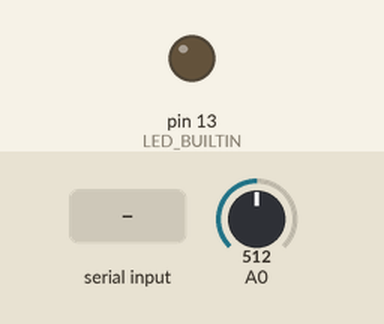
Recording of a sketch running on a simulated Arduino Uno, built with avr-gcc and run on an emulated ATmega328P. Shown: output pins drawn as LEDs (lit = HIGH). The test bench sets the inputs (shaded band); at power-on: A0 = 512. What the sketch prints to the serial monitor is not drawn.

Above: at 1.2 s.
1.3 s: "start\n" received over Serial
At 2.4 s:
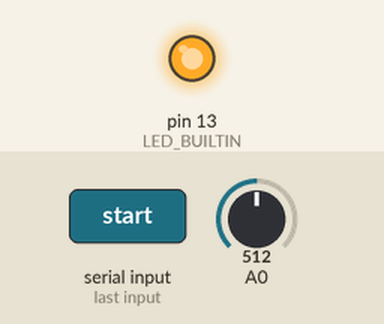
7.0 s: "stop\n" received over Serial
At 7.9 s:
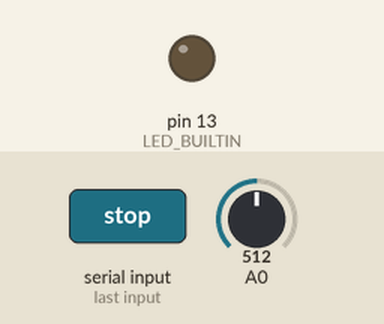
Timing chart, 0 to 9.5 s (numbered marks = the images above; inputs shaded):
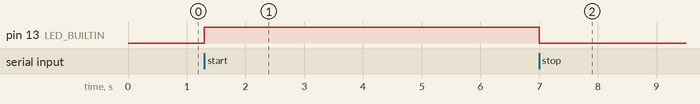

The sketch:

sensor.ino
```cpp
#include <CircularBuffer.h>

const int DEFAULT_RATE = 1;
const int SAMPLE_SIZE = 8; // SEQ (2) + TIME (4) + LIGHT (2) + CRC (1)
const int BUFFER_SIZE = 1152;
const int COMMAND_PARAM_MAX = 4;
const char COMMAND_PARAM_SEP = ',';
const char COMMAND_END = '\n';

CircularBuffer<byte, BUFFER_SIZE> buffer;
unsigned long interval = 0;
unsigned long utime = 0;
String command = "";
String params[COMMAND_PARAM_MAX];
int current_param = -1;
unsigned int seq = 0;
bool led = false;
bool streaming = false;

void setup() {
  Serial.begin(115200);
  cmd_rate(DEFAULT_RATE);
  pinMode(LED_BUILTIN, OUTPUT);
  Serial.print("ready\n");
}

void loop() {

  // Receive commands from the serial input
  receive();

  // Push data from buffer to the serial output
  send();

  // Run at the defined rate
  if (tick() && streaming) {

    if (buffer.available() < SAMPLE_SIZE) {
      // Buffer is saturated
      led_off();

    } else {
      // Read data from analog port
      unsigned int a0 = analogRead(A0);
      // Push sample to buffer
      push(seq);
      push(utime);
      push(a0);
      push((byte) 0); // Dummy CRC
    }
  }
}

void cmd_rate(int rate) {
  interval = 1e6 / rate;
}

void cmd_start() {
  buffer.clear();
  seq = 65535;
  led_on();
  streaming = true;
}

void cmd_stop() {
  streaming = false;
  led_off();
}

void cmd_ping() {
  Serial.write(micros());
}

void led_on() {
  if (!led) {
    digitalWrite(LED_BUILTIN, HIGH);
    led = true;
  }
}

void led_off() {
  if (led) {
    digitalWrite(LED_BUILTIN, LOW);
    led = false;
  }
}

void exec() {
  if (command == "rate") {
    cmd_rate(params[0].toInt());
  } else if (command == "start") {
    cmd_start();
  } else if (command == "stop") {
    cmd_stop();
  } else if (command == "ping") {
    cmd_ping();
  }
}

bool tick() {
  // TODO: overflow after 70 minutes
  unsigned long now = micros();
  if (now - utime >= interval) {
    utime = now;
    seq ++;
    return true;
  }
  return false;
}

void receive() {
  while (Serial.available()) {
    char c = (char)Serial.read();
    switch (c) {
      case COMMAND_PARAM_SEP:
        current_param ++;
        break;
      case COMMAND_END:
        exec();
        command = "";
        memset(params, 0, sizeof(params));
        current_param = -1;
        break;
      default:
        if (current_param == -1) {
          command += c;
        } else {
          params[current_param] += c;
        }
    }
  }
}

void send() {
  int available = Serial.availableForWrite();
  if (available) {
    for (int i = 0; i < available; i++) {
      if (buffer.isEmpty()) break;
      Serial.write(buffer.shift());
    }
  }
}

template <typename T>
void push(T var) {
  for (int i = 0; i < sizeof(var); i++) {
    buffer.push((byte) (var >> (i * 8)));
  }
}
```

Measured:
- after the input at 1.3 s, pin 13 (LED_BUILTIN): LOW → HIGH at once
- after the input at 7.0 s, pin 13 (LED_BUILTIN): HIGH → LOW at once
